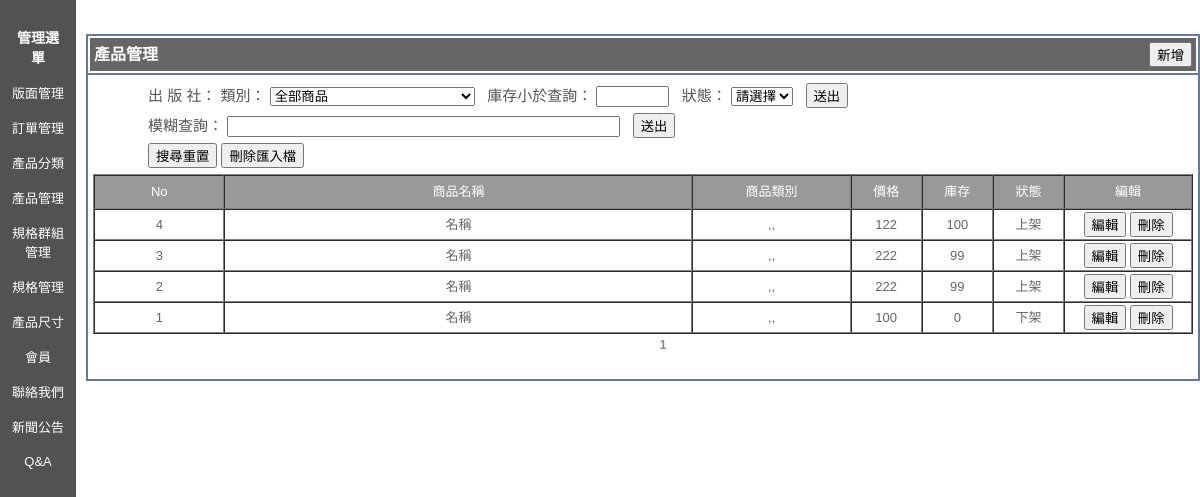
Screenshot of /admin/product/list.php (signed in) with the database file from the repository.
### tables this page shows
CREATE TABLE `product` (
  `no` int(11) NOT NULL,
  `uptime` datetime NOT NULL,
  `product_code` varchar(32) NOT NULL,
  `pd_title` varchar(255) NOT NULL DEFAULT '',
  `name` varchar(255) NOT NULL,
  `pd_stock` int(6) NOT NULL,
  `pdcat_code` varchar(13) NOT NULL,
  `o_price` int(5) NOT NULL,
  `price` int(5) NOT NULL,
  `hot_item` int(2) NOT NULL,
  `you_tube_code` text NOT NULL,
  `pd_info` longtext NOT NULL,
  `photo` text NOT NULL,
  `ps` text NOT NULL,
  `release_date` date DEFAULT NULL,
  `m_sort` int(2) NOT NULL,
  `ishow` int(2) NOT NULL
);

### admin/product/list.php (the view, shortened to what this page needs)
<?php
require_once("../../include/config.inc.php");
require_once("../../include/function.php");
require_once("../../include/DBClass.php");
$page = !empty($_GET["page"]) ? (int)$_GET["page"] : 1;
$pagesize = 50;
$trace = 0;
$sh_pdcat_code = isset($_REQUEST["sh_pdcat_code"]) ? $_REQUEST["sh_pdcat_code"] : '';
$sh_publishing_code = isset($_REQUEST["sh_publishing_code"]) ? $_REQUEST["sh_publishing_code"] : '';
$sh_status = isset($_REQUEST["sh_status"]) ? $_REQUEST["sh_status"] : '';
$sh_qty = isset($_REQUEST["sh_qty"]) ? $_REQUEST["sh_qty"] : '';
$sh_txt = isset($_REQUEST["sh_txt"]) ? $_REQUEST["sh_txt"] : '';
$sh_post = '&sh_pdcat_code=' . urlencode($sh_pdcat_code) . '&sh_txt=' . urlencode($sh_txt) . '&sh_qty=' . urlencode($sh_qty) . '&sh_publishing_code=' . urlencode($sh_publishing_code) . '&sh_status=' . urlencode($sh_status);
$argument = $sh_post;
$order = " ORDER BY no DESC";
$sh_array = [];
$params = [];
if (!empty($sh_array)) {
  $where = " WHERE " . implode(" AND ", $sh_array);
} else {
  $where = '';
}
$productClass = new DBClass('product', $page, $pagesize);
$listData = $productClass->getAdminList($where, $order, $trace, $params);
$productList = $listData['data'];
?>
<!DOCTYPE html>
<html>
<head>
  <link href="../style.css" rel="stylesheet" type="text/css" />
</head>
<body leftmargin="0" topmargin="0" marginwidth="0" marginheight="0">
  <table width="100%" border="0" cellspacing="0" cellpadding="0">
    <tr>
      <td width="10%" align="left" valign="top" bgcolor="#525252"><?php require_once("../menu.php"); ?></td>
      <td valign="top">
        <div align="center" style="margin-left:10px;"><br /><br />
          <table width="95%" border="1" align="center" cellpadding="2" cellspacing="0" bordercolor="#637A9C">
            <tr>
              <td width="1170">
                <table width="100%" border="0" cellspacing="0" cellpadding="4">
                  <tr>
                    <td class="tb_menu_title">產品管理</td>
                    <td align="right" class="tb_menu_title">
                      <input name="Submit" type="button" value="新增" onClick="onAdd()" />
                    </td>
                  </tr>
                </table>
              </td>
            </tr>
            <tr>
              <td height="300" align="center" valign="top">
                <table width="90%">
                  <tr>
                    <td valign="bottom">
                      <div align="right">
                        <table width="90%" border="0" align="center" cellpadding="0" cellspacing="0">
                          <tr>
                            <form action="" method="GET">
                              <td width="90%" height="30" valign="middle">出 版 社：
                                類別：
                                <select name="sh_pdcat_code" id="sh_pdcat_code">
                                  <option value="" <?php chkSelected("", $sh_status) ?>>全部商品</option>
                                </select>&nbsp;&nbsp;
                                庫存小於查詢：
                                <input name="sh_qty" type="text" value="<?= htmlspecialchars($sh_qty) ?>" size="6" maxlength="4">&nbsp;&nbsp;
                                狀態：
                                <select name="sh_status" id="sh_status">
                                  <option value="" <?php chkSelected("", $sh_status) ?>>請選擇</option>
                                </select>&nbsp;&nbsp;
                                <input type="submit" name="button" id="button" value="送出">
                              </td>
                            </form>
                          </tr>
                          <tr>
                            <form action="" method="GET">
                              <td height="30" colspan="1" valign="middle">模糊查詢：
                                <input name="sh_txt" type="text" value="<?= htmlspecialchars($sh_txt) ?>" size="46">&nbsp;&nbsp;
                                <input type="submit" name="button" id="button" value="送出">
                              </td>
                            </form>
                          </tr>
                          <tr>
                            <td height="30" colspan="1" valign="middle">
                              <input type="button" name="button2" id="button2" onClick="location.href='list.php'" value="搜尋重置">
                              <input type="button" name="button3" id="button3" onClick="location.href='list.php?del_pd_file=del_pd_file'" value="刪除匯入檔">
                            </td>
                          </tr>
                        </table>
                      </div>
                    </td>
                  </tr>
                  <tr>
                    <td align="center" valign="top">
                      <form action="" method="post" name="form1" id="form1">
                        <table width="1100" border="1" cellpadding="2" cellspacing="0">
                          <tr>
                            <td width="93" height="28" class="tb_list_title">No</td>
                            <td width="349" align="left" class="tb_list_title">商品名稱</td>
                            <td width="114" align="left" class="tb_list_title">商品類別</td>
                            <td width="48" align="left" class="tb_list_title">價格</td>
                            <td width="48" class="tb_list_title">庫存</td>
                            <td width="48" class="tb_list_title">狀態</td>
                            <td width="91" class="tb_list_title">編輯</td>
                          </tr>
                          <?php
                          foreach ($productList as $list_info) {
                          ?>
                            <tr>
                              <td align="left" class="tb_list_info"><?= htmlspecialchars($list_info['no']); ?></td>
                              <td align="left" class="tb_list_info"><?= htmlspecialchars($list_info['name']); ?></td>
                              <td align="left" class="tb_list_info"><?= htmlspecialchars($list_info['pdcat_code']); ?></td>
                              <td align="center" class="tb_list_info"><?= htmlspecialchars($list_info['price']); ?></td>
                              <td align="center" class="tb_list_info"><?= htmlspecialchars($list_info['pd_stock']); ?></td>
                              <td class="tb_list_info"><?= getIshow($list_info['ishow']); ?></td>
                              <td class="tb_list_info">
                                <input name="Submit2" type="button" class="btn_text" value="編輯" onClick="onEdit('<?= $list_info['no']; ?>')" />
                                <input name="Submit2" type="button" class="btn_text" value="刪除" onClick="onDel('<?= $list_info['no']; ?>','<?= htmlspecialchars(addslashes($list_info['name'])); ?>')" />
                              </td>
                            </tr>
                          <?php } ?>
                        </table>
                      </form>
                    </td>
                  </tr>
                  <tr>
                    <td align="center" class="page"><span class="wd_white_12"><?= $productClass->showPageMenu($argument) ?></span></td>
                  </tr>
                </table>
              </td>
            </tr>
          </table>
          <br />
        </div>
      </td>
    </tr>
  </table>
</body>
</html>

### admin/menu.php
<table width="100%" border="0" align="left" cellpadding="5" cellspacing="6" bgcolor="#525252">
  <tr>
    <td align="center" class="menu_title"><br />管理選單</td>
  </tr>
  <tr>
    <td align="center"><a class="menu_url" href="<?php echo WEB_ADMIN; ?>billboard_cat/list.php">版面管理</a></td>
  </tr>
  <tr>
    <td align="center"><a class="menu_url" href="<?php echo WEB_ADMIN; ?>orderlist/list.php">訂單管理</a></td>
  </tr>
  <tr>
    <td align="center"><a class="menu_url" href="<?php echo WEB_ADMIN; ?>pdcat_t/list.php">產品分類</a></td>
  </tr>
  <tr>
    <td align="center"><a class="menu_url" href="<?php echo WEB_ADMIN; ?>product/list.php">產品管理</a></td>
  </tr>
  <tr>
    <td align="center"><a class="menu_url" href="<?php echo WEB_ADMIN; ?>spec_group/list.php">規格群組管理</a></td>
  </tr>
  <tr>
    <td align="center"><a class="menu_url" href="<?php echo WEB_ADMIN; ?>spec_info/list.php">規格管理</a></td>
  </tr>
  <tr>
    <td align="center"><a class="menu_url" href="<?php echo WEB_ADMIN; ?>gift_exchange/list.php">產品尺寸</a></td>
  </tr>
  <tr>
    <td align="center"><a class="menu_url" href="<?php echo WEB_ADMIN; ?>member/list.php">會員</a></td>
  </tr>
  <tr>
    <td align="center"><a class="menu_url" href="<?php echo WEB_ADMIN; ?>contact/list.php">聯絡我們</a></td>
  </tr>
  <tr>
    <td align="center"><a class="menu_url" href="<?php echo WEB_ADMIN; ?>news/list.php">新聞公告</a></td>
  </tr>
  <tr>
    <td align="center"><a class="menu_url" href="<?php echo WEB_ADMIN; ?>qa/list.php">Q&A</a></td>
  </tr>
  <tr>
    <td height="650" align="center"><br /></td>
  </tr>
</table>

### include/function.php (shortened to what this page needs)
<?php
function getIshow($value) {
  return ($value == "1") ? "上架" : "下架";
}
function chkSelected($value1, $value2) {
  if ((string)$value1 === (string)$value2) {
    echo 'selected="selected"';
  }
}

### include/DBClass.php (shortened to what this page needs)
<?php
class DBClass
{
  public $page = 1;
  public $pageSize = 20;
  public $menuSize = 10;
  public $total = 0;
  public $db_table;
  protected $pdo;
  public function __construct($db_table, $page = 1, $pageSize = 20)
  {
    global $pdo;
    $this->pdo = $pdo ? $pdo : startDB();
    $this->db_table = $db_table;
    $this->page = max(1, (int)$page);
    $this->pageSize = max(1, (int)$pageSize);
  }
  public function getAdminList($where = "", $order = "", $trace = 0, $params = [])
  {
    $sqlTotal = "SELECT COUNT(*) AS total FROM `" . $this->db_table . "` " . $where;
    $start = max(0, ($this->page - 1) * $this->pageSize);
    $sql = "SELECT * FROM `" . $this->db_table . "` " . $where . " " . $order . " LIMIT " . (int)$start . ", " . (int)$this->pageSize;
    try {
      $stmtTotal = $this->pdo->prepare($sqlTotal);
      $stmtTotal->execute($params);
      $this->total = (int)$stmtTotal->fetchColumn();
      $stmt = $this->pdo->prepare($sql);
      $stmt->execute($params);
      $list = $stmt->fetchAll(PDO::FETCH_ASSOC);
      return [
        'total' => $this->total,
        'data'  => $list
      ];
    } catch (PDOException $e) {
      die("執行錯誤: " . $e->getMessage());
    }
  }
  public function showPageMenu($argument = "")
  {
    $pageTotal = ceil($this->total / $this->pageSize);
    if ($this->page % $this->menuSize == 0) {
      $pageStart = $this->page - ($this->menuSize) + 1;
    } else {
      $pageStart = $this->page - ($this->page % $this->menuSize) + 1;
    }
    $pageEnd = $pageStart + $this->menuSize - 1;
    $pageEnd = ($pageEnd > $pageTotal) ? $pageTotal : $pageEnd;
    $htm = "";
    if ($this->page > 1) {
      $htm .= "<a class=\"linka\" href=\"?page=" . ($this->page - 1) . $argument . "\">上一頁</a> ";
    } else {
      $htm .= "&nbsp;&nbsp;&nbsp;&nbsp;&nbsp;&nbsp;&nbsp;&nbsp;&nbsp;&nbsp;&nbsp;";
    }
    for ($i = $pageStart; $i <= $pageEnd; $i++) {
      if ($i == $this->page) {
        $htm .= " <strong>" . $i . "</strong>";
      } else {
        $htm .= " <a class=\"linka\" href=\"?page=" . $i . $argument . "\">" . $i . "</a>";
      }
    }
    return $htm;
  }
}

### admin/style.css (style rules this page uses)
body { font-family:'微軟正黑體',Arial,新細明體,sans-serif; margin:0px; color:#555555; font-size:15px; }
a:link,a:visited,a:hover { text-decoration:none; }
.menu_title { color:#FFFFFF; font-size:14px; font-weight:bold; }
.menu_url { color: #FFFFFF; font-size: 13px; }
.tb_menu_title,.tb_menu_title a:link,.tb_menu_title a:hover,.tb_menu_title a:visited { font-size: 16px; line-height: 20px; color: #FFFFFF; background-color:#666666; font-weight: bold; text-decoration:none; }
.tb_list_title { font-size: 13px; text-align:center; line-height: 20px; color: #FFFFFF; background-color:#999999; }
.tb_list_info { font-size: 13px; text-align: center; line-height: 20px; background-color: #FFF; color: #666666; }
.page,.page a:link,.page a:visited { font-size:12px; color:#888888; }

### rows the page displays
product: no "4", name "名稱", pdcat_code ",,", price "122", pd_stock "100", ishow "上架"
product: no "3", name "名稱", pdcat_code ",,", price "222", pd_stock "99", ishow "上架"
product: no "2", name "名稱", pdcat_code ",,", price "222", pd_stock "99", ishow "上架"
product: no "1", name "名稱", pdcat_code ",,", price "100", pd_stock "0", ishow "下架"
